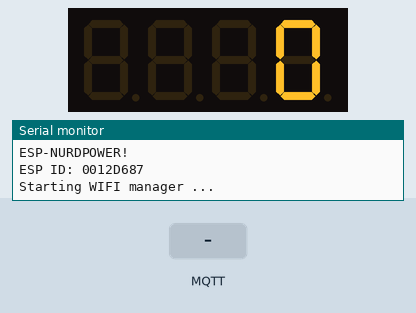
Recording of a sketch running on a simulated ESP8266 (Wemos D1 mini). Parts: 4-digit seven-segment display, the last lines printed to the serial monitor. The inputs (shaded band) are chosen by the test bench. WiFi joins after 1.5 s; servers stay silent unless stated; no MQTT or app messages arrive unless stated.

Above: at 2.7 s.
2.8 s: MQTT message "5" arrives on the first subscribed topic
At 3.8 s:
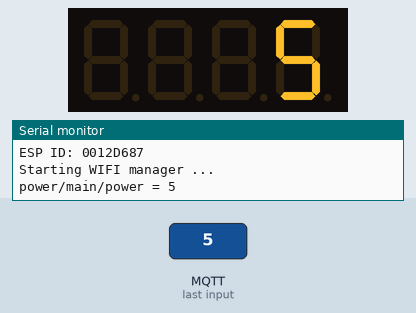
4.4 s: MQTT message "on" arrives on the first subscribed topic
6.0 s: MQTT message "off" arrives on the first subscribed topic
Timing chart, 0 to 9.0 s (numbered marks = the images above; inputs shaded):
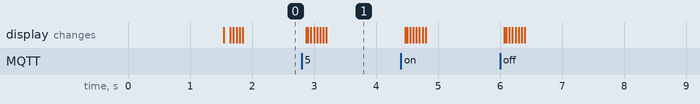

Measured:
- after the input at 2.8 s, the display: first changes after 0.07 s (image 1 shows a later state)

The sketch:

nurdpower.ino
```cpp
#include "Arduino.h"

#include <ESP8266WiFi.h>
#include <WiFiManager.h>
#include <PubSubClient.h>
#include <TM1637Display.h>

#define MQTT_HOST   "arbiter.vm.nurd.space"
#define MQTT_PORT   1883
#define MQTT_TOPIC  "power/main/power"

#define PIN_CLK D3
#define PIN_DIO D4

static char esp_id[16];

static WiFiManager wifiManager;
static WiFiClient wifiClient;
static PubSubClient mqttClient(wifiClient);
static TM1637Display display(PIN_CLK, PIN_DIO);

static int brightness = 0;
static int power = 0;

static void mqtt_callback(const char *topic, uint8_t * payload, unsigned int length)
{
    payload[length] = 0;
    Serial.printf("%s = %s\n", topic, payload);

    power = atoi((char *) payload);
    brightness = 0;
}

static bool mqtt_connect(void)
{
    bool ok = mqttClient.connected();
    if (!ok) {
        ok = mqttClient.connect(esp_id);
        if (ok) {
            mqttClient.setCallback(mqtt_callback);
            ok = mqttClient.subscribe(MQTT_TOPIC);
        }
    }

    return ok;
}

void setup(void)
{
    Serial.begin(115200);
    Serial.printf("\nESP-NURDPOWER!\n");

    // get ESP id
    sprintf(esp_id, "%08X", ESP.getChipId());
    Serial.print("ESP ID: ");
    Serial.println(esp_id);

    // connect to wifi
    Serial.println("Starting WIFI manager ...");
    wifiManager.setConfigPortalTimeout(120);
    wifiManager.autoConnect("ESP-POWER");

    mqttClient.setServer(MQTT_HOST, MQTT_PORT);
    mqttClient.setCallback(mqtt_callback);

    display.setBrightness(7, false);
    display.clear();
}

void loop(void)
{
    static int tick_prev = 0;

    // fade in a new number
    int tick = millis() / 50;
    if (tick != tick_prev) {
        tick_prev = tick;
        if (brightness < 8) {
            display.setBrightness(brightness, true);
            display.showNumberDec(power);
            brightness++;
        }
    }
    // keep connected to mqtt
    if (!mqtt_connect()) {
        Serial.println("Restarting...");
        ESP.restart();
    }
    mqttClient.loop();
}
```
